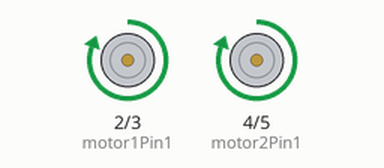
The sketch below on a simulated Arduino Uno, built with avr-gcc and run on an emulated ATmega328P. Parts: motor-driver pin pairs drawn as motors (green arrow = first pin HIGH = forward, orange = second pin HIGH = backward, longer = more drive).

Above: at 0.5 s.
Timing chart, 0 to 4.6 s (numbered marks = the images above):
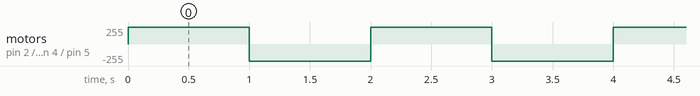

Measured:
- by itself, motor on pin 2 (motor1Pin1) / pin 3 (motor1Pin2), motor on pin 4 (motor2Pin1) / pin 5 (motor2Pin2): alternates forward 255/255 for 1.0 s and backward 255/255 for 1.0 s

The sketch:

moteurs.ino
```cpp
#define motor1Pin1 2
#define motor1Pin2 3
#define motor2Pin1 4
#define motor2Pin2 5

void setup() {
  pinMode(motor1Pin1, OUTPUT);
  pinMode(motor1Pin2, OUTPUT);
  pinMode(motor2Pin1, OUTPUT);
  pinMode(motor2Pin2, OUTPUT);
}

void loop() {
  // Exemple de contrôle des moteurs
  digitalWrite(motor1Pin1, HIGH);
  digitalWrite(motor1Pin2, LOW);
  digitalWrite(motor2Pin1, HIGH);
  digitalWrite(motor2Pin2, LOW);
  delay(1000);
  digitalWrite(motor1Pin1, LOW);
  digitalWrite(motor1Pin2, HIGH);
  digitalWrite(motor2Pin1, LOW);
  digitalWrite(motor2Pin2, HIGH);
  delay(1000);
}
```
